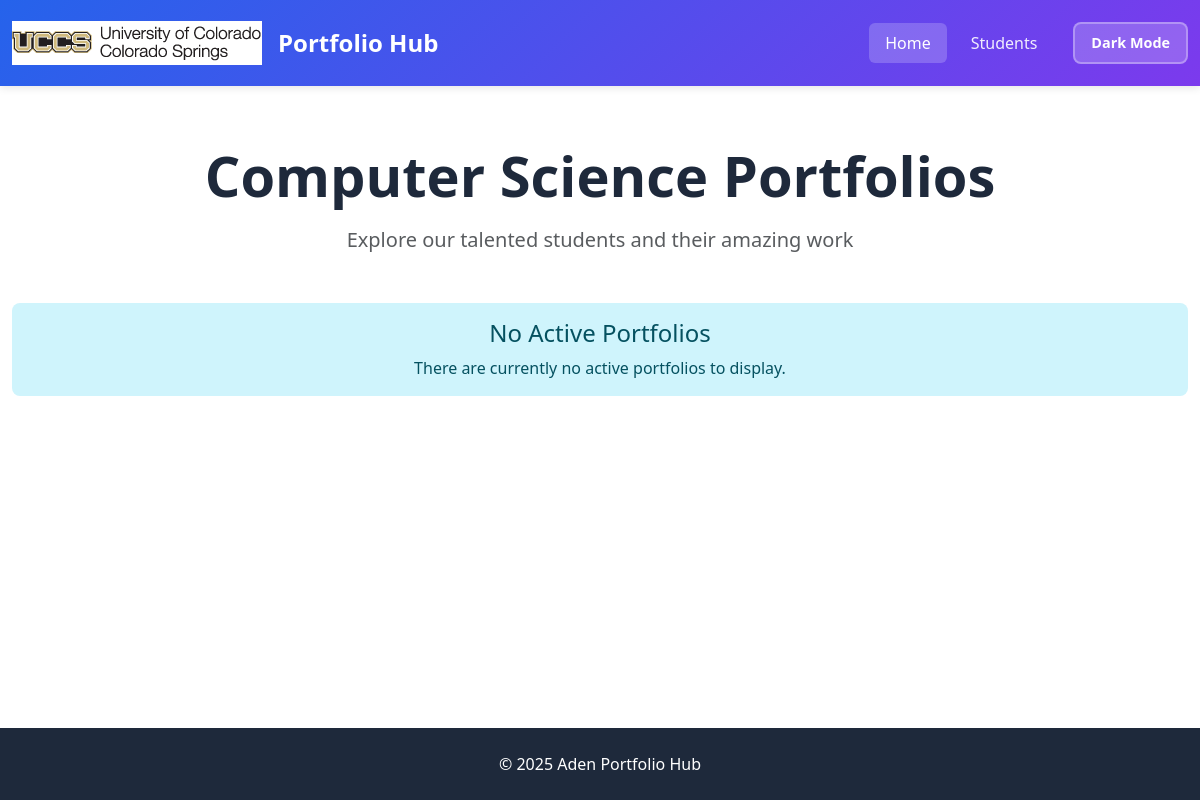
/, run on an earlier commit of the app's database.
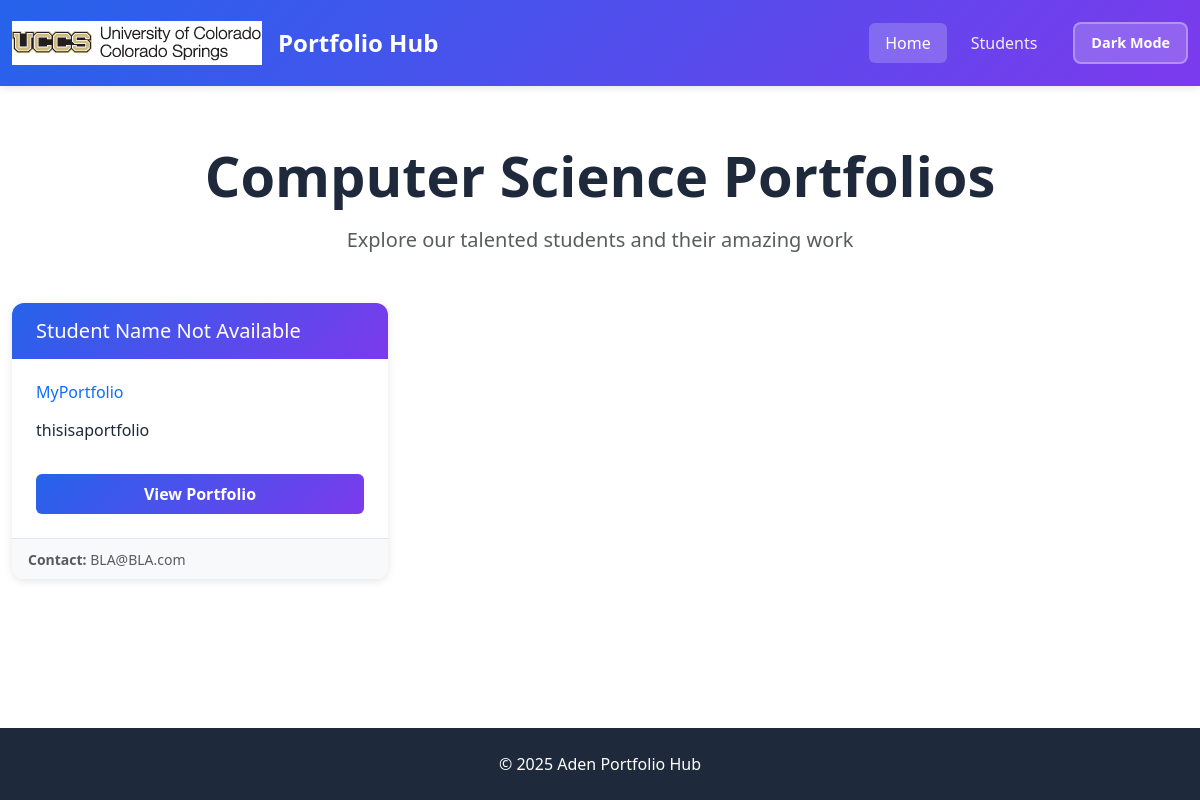
And on a later commit of the database.
### portfolio_app/models.py (models this page shows, shortened)
class Portfolio(models.Model):
    title = models.CharField(max_length=200)
    contact_email = models.CharField(max_length=200)
    is_active = models.BooleanField(default=False)
    about = models.CharField(blank=True)

### portfolio_app/views.py (the view)
# urls.py: path('', views.index, name='index'),
def index(request):
    portfolios = Portfolio.objects.filter(is_active=True)
    context = {
        'portfolios': portfolios,
    }
    return render(request, 'portfolio_app/index.html', context)

### portfolio_app/templates/portfolio_app/index.html (shortened to what this page needs)
{% extends "portfolio_app/base_template.html" %}
{% block content %}
<div class="py-4">
  <div class="text-center mb-5">
    <h1 class="display-4 fw-bold mb-3">Computer Science Portfolios</h1>
    <p class="lead text-muted">Explore our talented students and their amazing work</p>
  </div>
  {% if portfolios %}
    <div class="row row-cols-1 row-cols-md-2 row-cols-lg-3 g-4">
      {% for portfolio in portfolios %}
        <div class="col">
          <div class="card h-100">
            <div class="card-header">
              <h5 class="card-title mb-0">
                {% if portfolio.student %}
                  {{ portfolio.student.name }}
                {% else %}
                  Student Name Not Available
                {% endif %}
              </h5>
            </div>
            <div class="card-body d-flex flex-column">
              <h6 class="text-primary mb-3">{{ portfolio.title }}</h6>
              <p class="card-text flex-grow-1">
                {% if portfolio.about %}
                  {{ portfolio.about|truncatewords:30 }}
                {% else %}
                  No description available yet.
                {% endif %}
              </p>
              <div class="mt-3">
                <a href="{% url 'portfolio-detail' portfolio.id %}"
                   class="btn btn-primary w-100"
                   aria-label="View {{ portfolio.title }} portfolio">
                  View Portfolio
                </a>
              </div>
            </div>
            <div class="card-footer bg-light">
              <small class="text-muted">
                <strong>Contact:</strong> {{ portfolio.contact_email }}
              </small>
            </div>
          </div>
        </div>
      {% endfor %}
    </div>
  {% else %}
    <div class="alert alert-info text-center" role="alert">
      <h4 class="alert-heading">No Active Portfolios</h4>
      <p class="mb-0">There are currently no active portfolios to display.</p>
    </div>
  {% endif %}
</div>
{% endblock %}

What changed in the data, as far as the page shows it:
added Portfolio: shows "Student Name Not Available", title "MyPortfolio", about "thisisaportfolio", contact_email "BLA@BLA.com"
Also different on the page:
text no longer shown: "No Active Portfolios There are currently no active portfolios to display."
